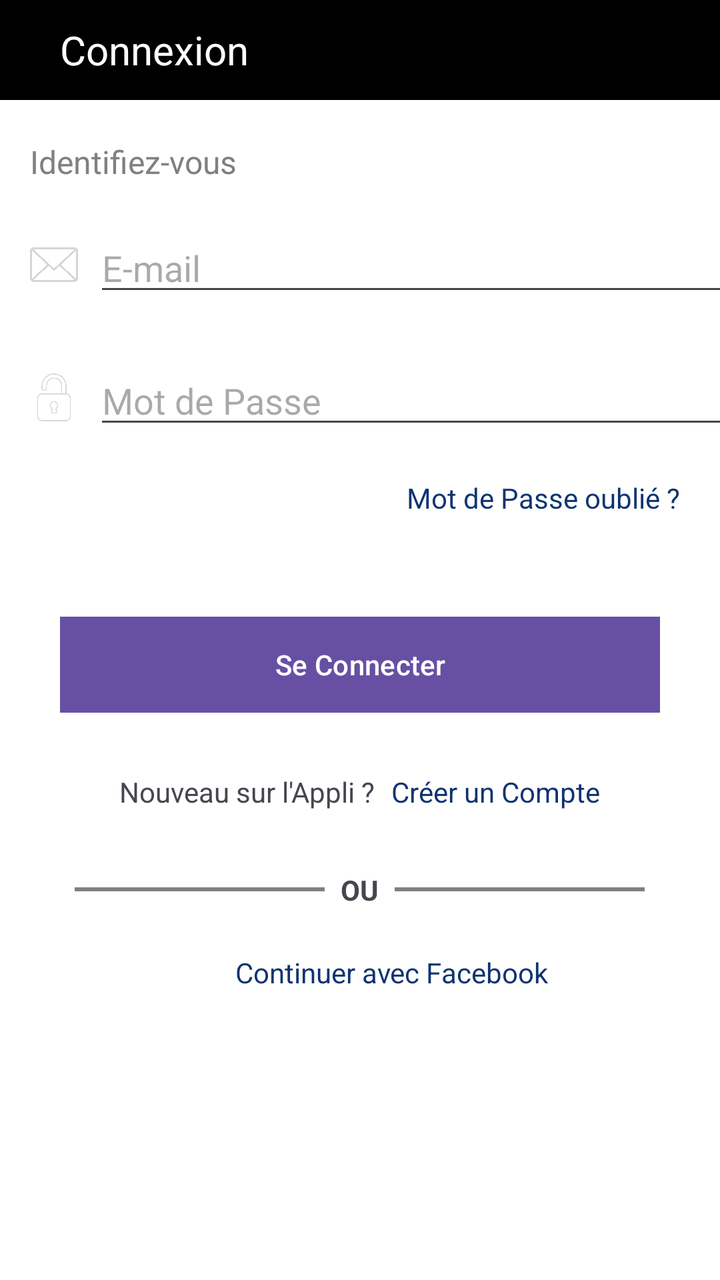
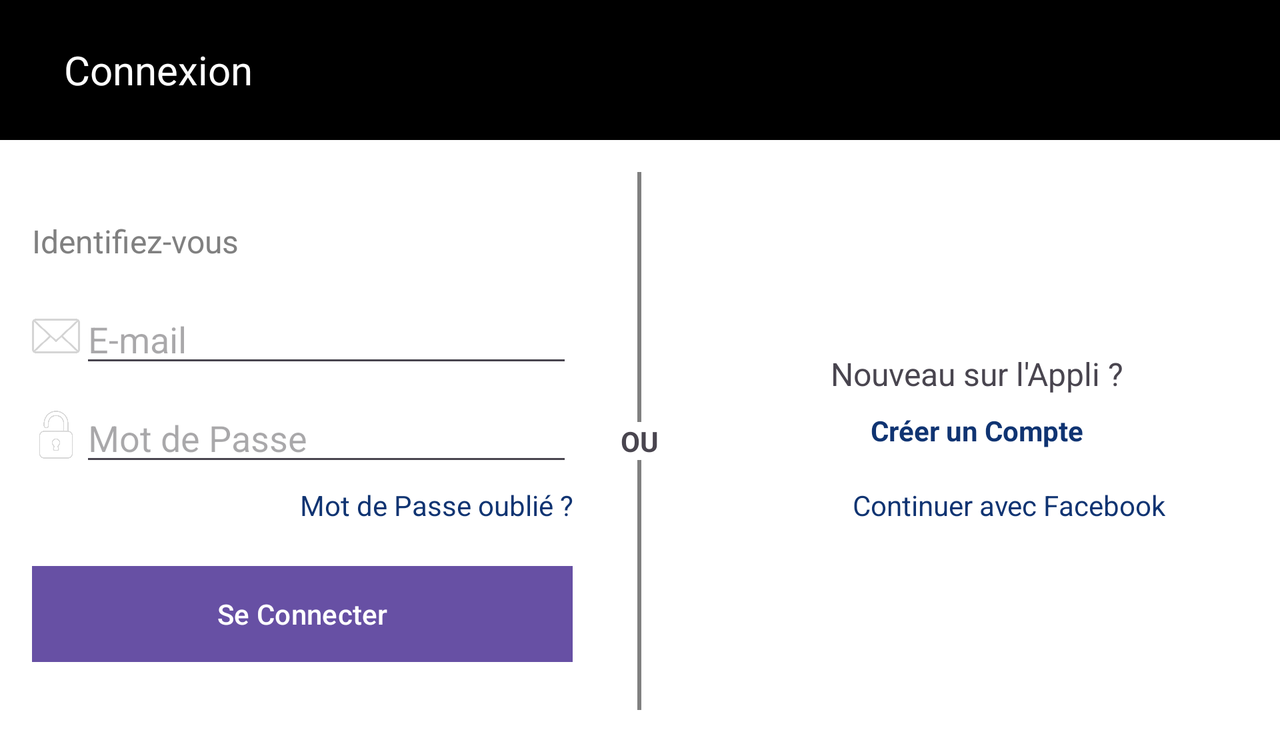

Two renders of one Android screen. The first uses the default layout on a phone; the second uses the alternative layout the repository ships for a different screen configuration, on a matching device. The two XML files are below.
<!-- AndroidManifest.xml: application theme Theme.Power_Home -->
<!-- res/layout/activity_main2.xml -->
<ScrollView
    xmlns:android="http://schemas.android.com/apk/res/android"
    android:id="@+id/signIn"
    android:layout_width="match_parent"
    android:layout_height="match_parent"
    android:background="#FFFFFF">



    <LinearLayout
        android:layout_width="match_parent"
        android:layout_height="wrap_content"
        android:orientation="vertical">

    <LinearLayout
        android:layout_width="match_parent"
        android:layout_height="50dp"
        android:orientation="horizontal"
        android:gravity="left"
        android:background="@color/black">


        <ImageButton
            android:layout_width="wrap_content"
            android:layout_height="wrap_content"
            android:layout_marginLeft="5dp"
            android:layout_marginTop="12dp"
            android:layout_marginRight="25dp"
            android:layout_marginBottom="5dp"
            android:background="@color/black"
            android:onClick="goToPreviousPage"
            android:src="@drawable/fleche">

        </ImageButton>

        <TextView
            android:layout_width="wrap_content"
            android:layout_height="wrap_content"
            android:layout_gravity="center"
            android:text="@string/connectTitle"
            android:layout_marginTop="5dp"
            android:layout_marginBottom="5dp"
            android:textColor="@color/white"
            android:textSize="20dp" />



    </LinearLayout>

        <LinearLayout
            android:layout_width="match_parent"
            android:layout_height="wrap_content"
            android:orientation="horizontal"
            android:gravity="left"
            android:layout_marginTop="20dp"
            >
            <TextView
                android:layout_width="wrap_content"
                android:layout_height="wrap_content"
                android:layout_marginLeft="15dp"
                android:text="@string/signIn"
                android:textColor="#808080"
                android:textSize="16sp" />
        </LinearLayout>

        <LinearLayout
            android:layout_width="match_parent"
            android:layout_height="wrap_content"
            android:layout_marginTop="20dp"
            android:layout_marginBottom="25dp"
            android:orientation="horizontal"
            android:gravity="center_vertical">

            <ImageView
                android:layout_width="24dp"
                android:layout_height="24dp"
                android:layout_marginLeft="15dp"
                android:src="@drawable/ic_email"/>

            <EditText
                android:layout_width="350dp"
                android:layout_height="wrap_content"
                android:id="@+id/emailInput"
                android:layout_marginStart="8dp"
                android:hint="@string/email" />

        </LinearLayout>



        <LinearLayout
            android:layout_width="match_parent"
            android:layout_height="wrap_content"
            android:orientation="horizontal"
            android:gravity="center_vertical">

            <ImageView
                android:layout_width="24dp"
                android:layout_height="24dp"
                android:layout_marginLeft="15dp"
                android:src="@drawable/ic_password"/>
            <EditText
                android:layout_width="350dp"
                android:layout_height="wrap_content"
                android:id="@+id/passwordInput"
                android:layout_marginStart="8dp"
                android:hint="@string/password"
                android:inputType="textPassword" />
        </LinearLayout>

        <LinearLayout
            android:layout_width="match_parent"
            android:layout_height="wrap_content"
            android:gravity="right"
            android:layout_marginTop="20dp"
            android:layout_marginBottom="50dp">
        <TextView
            android:layout_width="wrap_content"
            android:layout_height="wrap_content"
            android:text="@string/forgotMdp"
            android:textColor="#103472"
            android:textSize="14sp"
            android:layout_marginRight="20dp"
            android:layout_gravity="end"
            />
        </LinearLayout>

        <LinearLayout
            android:layout_width="match_parent"
            android:layout_height="wrap_content"
            android:gravity="center">

            <Button
                android:layout_width="300dp"
                android:layout_height="wrap_content"
                android:id="@+id/loginButton"
                android:gravity="center"
                android:background="@drawable/square_button"
                android:backgroundTint="@null"
                android:text="@string/connect" />
        </LinearLayout>
        <LinearLayout
            android:layout_width="match_parent"
            android:layout_height="wrap_content"
            android:orientation="horizontal"
            android:gravity="center"
            android:layout_marginTop="30dp"
            android:layout_marginBottom="10dp">

            <TextView
                android:layout_width="wrap_content"
                android:layout_height="wrap_content"
                android:text="@string/newOnApp"
                android:layout_marginEnd="8dp" />

            <TextView
                android:layout_width="wrap_content"
                android:layout_height="wrap_content"
                android:text="@string/signUp"
                android:textColor="#103472"
                android:onClick="goToSignUp"/>
        </LinearLayout>

        <LinearLayout
            android:layout_width="match_parent"
            android:layout_height="match_parent"
            android:gravity="center"
            android:paddingHorizontal="16dp"
            android:orientation="horizontal"
            android:layout_marginTop="20dp"
            android:layout_marginBottom="20dp">

            
            <View
                android:layout_width="125dp"
                android:layout_height="2dp"
                android:background="#808080" />

            <TextView
                android:layout_width="wrap_content"
                android:layout_height="wrap_content"
                android:text="OU"
                android:textSize="14sp"
                android:textStyle="bold"
                android:paddingHorizontal="8dp"/>

            
            <View
                android:layout_width="125dp"
                android:layout_height="2dp"
                android:background="#808080"
                />
        </LinearLayout>

        <LinearLayout
            android:layout_width="match_parent"
            android:layout_height="wrap_content"
            android:orientation="horizontal"
            android:gravity="center">

            <ImageView
                android:layout_width="24dp"
                android:layout_height="24dp"
                android:src="@drawable/ic_facebook"/>

            <TextView
                android:layout_width="wrap_content"
                android:layout_height="wrap_content"
                android:text="@string/facebookString"
                android:textSize="14sp"
                android:textColor="#103472"
                android:paddingLeft="8dp"
                android:onClick="goToSpinner"/>
        </LinearLayout>


    </LinearLayout>
</ScrollView>
<!-- resources referenced by this layout -->
<resources>
  <color name="black">#000000</color>
  <color name="white">#FFFFFF</color>
  <!-- drawable ic_email: png bitmap (drawable, 19962 bytes) -->
  <!-- drawable ic_password: png bitmap (drawable, 20404 bytes) -->
  <!-- drawable square_button (drawable) -->
  <?xml version="1.0" encoding="utf-8"?>
  <shape xmlns:android="http://schemas.android.com/apk/res/android">
      <solid android:color="#ed8c3d"/> 
      <stroke android:width="2dp" android:color="@color/orange"/> 
      <corners android:radius="0dp"/> 
  </shape>
  <string name="connect">Se Connecter</string>
  <string name="connectTitle">Connexion</string>
  <string name="email">E-mail</string>
  <string name="facebookString">Continuer avec Facebook</string>
  <string name="forgotMdp">Mot de Passe oublié ?</string>
  <string name="newOnApp">Nouveau sur l\'Appli ?</string>
  <string name="password">Mot de Passe</string>
  <string name="signIn">Identifiez-vous</string>
  <string name="signUp">Créer un Compte</string>
  <style name="Theme.Power_Home" parent="Base.Theme.Power_Home" />
  <color name="orange">#ed8c3d</color>
  <style name="Base.Theme.Power_Home" parent="Theme.Material3.DayNight.NoActionBar">
          
          
      </style>
</resources>
<!-- res/layout-land/activity_main2.xml (the repository's variant of the layout above) -->
<!-- drawn on the phone turned sideways -->
<ScrollView
    xmlns:android="http://schemas.android.com/apk/res/android"
    android:layout_width="match_parent"
    android:layout_height="match_parent"
    android:id="@+id/signIn"
    android:fillViewport="true"
    android:background="#FFFFFF">

    <LinearLayout
        android:layout_width="match_parent"
        android:layout_height="match_parent"
        android:orientation="vertical">

        
        <LinearLayout
            android:layout_width="match_parent"
            android:layout_height="70dp"
            android:background="@color/black"
            android:gravity="center_vertical">

            <ImageButton
                android:layout_width="wrap_content"
                android:layout_height="wrap_content"
                android:src="@drawable/fleche"
                android:background="@color/black"
                android:layout_marginLeft="16dp"
                android:onClick="goToPreviousPage"/>

            <TextView
                android:layout_width="wrap_content"
                android:layout_height="wrap_content"
                android:text="@string/connectTitle"
                android:textColor="@color/white"
                android:textSize="20dp"
                android:layout_marginLeft="16dp"/>
        </LinearLayout>

        
        <LinearLayout
            android:layout_width="match_parent"
            android:layout_height="match_parent"
            android:orientation="horizontal"
            android:gravity="center"
            android:padding="16dp">

            
            <LinearLayout
                android:layout_width="0dp"
                android:layout_height="match_parent"
                android:layout_weight="1"
                android:orientation="vertical"
                android:gravity="center_vertical">

                <TextView
                    android:layout_width="wrap_content"
                    android:layout_height="wrap_content"
                    android:paddingBottom="16dp"
                    android:text="@string/signIn"
                    android:textColor="#808080"
                    android:textSize="16sp" />

                
                <LinearLayout
                    android:layout_width="match_parent"
                    android:layout_height="wrap_content"
                    android:orientation="horizontal"
                    android:gravity="center_vertical">

                    <ImageView
                        android:layout_width="24dp"
                        android:layout_height="24dp"
                        android:src="@drawable/ic_email"/>

                    <EditText
                        android:layout_width="match_parent"
                        android:layout_height="wrap_content"
                        android:id="@+id/emailInput"
                        android:hint="@string/email" />
                </LinearLayout>

                
                <LinearLayout
                    android:layout_width="match_parent"
                    android:layout_height="wrap_content"
                    android:orientation="horizontal"
                    android:gravity="center_vertical"
                    android:paddingTop="8dp">

                    <ImageView
                        android:layout_width="24dp"
                        android:layout_height="24dp"
                        android:src="@drawable/ic_password"/>

                    <EditText
                        android:layout_width="match_parent"
                        android:layout_height="wrap_content"
                        android:id="@+id/passwordInput"
                        android:hint="@string/password"
                        android:inputType="textPassword"/>
                </LinearLayout>
                <LinearLayout
                    android:layout_width="match_parent"
                    android:layout_height="wrap_content"
                    android:gravity="right"
                    android:layout_marginBottom="5dp"
                    android:layout_marginTop="5dp">
                <TextView
                    android:layout_width="wrap_content"
                    android:layout_height="wrap_content"
                    android:text="@string/forgotMdp"
                    android:textColor="#103472"
                    android:textSize="14sp"
                    android:gravity="end" />
                </LinearLayout>
                <Button
                    android:layout_width="match_parent"
                    android:layout_height="wrap_content"
                    android:id="@+id/loginButton"
                    android:background="@color/orange"
                    android:text="@string/connect"
                    android:textColor="@android:color/white"
                    android:layout_marginTop="16dp"/>
            </LinearLayout>

            
            <LinearLayout
                android:layout_width="wrap_content"
                android:layout_height="match_parent"
                android:gravity="center"
                android:orientation="vertical"
                android:paddingHorizontal="16dp">

                <View
                    android:layout_width="2dp"
                    android:layout_height="125dp"
                    android:background="#808080"/>

                <TextView
                    android:layout_width="wrap_content"
                    android:layout_height="wrap_content"
                    android:text="OU"
                    android:textSize="14sp"
                    android:textStyle="bold"
                    android:paddingHorizontal="8dp"/>

                <View
                    android:layout_width="2dp"
                    android:layout_height="125dp"
                    android:background="#808080"/>
            </LinearLayout>

            
            <LinearLayout
                android:layout_width="0dp"
                android:layout_height="match_parent"
                android:layout_weight="1"
                android:orientation="vertical"
                android:gravity="center">

                <TextView
                    android:layout_width="wrap_content"
                    android:layout_height="wrap_content"
                    android:text="@string/newOnApp"
                    android:textSize="16sp"
                    android:paddingBottom="8dp"/>

                <TextView
                    android:layout_width="wrap_content"
                    android:layout_height="wrap_content"
                    android:text="@string/signUp"
                    android:textColor="#103472"
                    android:textSize="14sp"
                    android:textStyle="bold"
                    android:onClick="goToSignUp"/>

                
                <LinearLayout
                    android:layout_width="match_parent"
                    android:layout_height="wrap_content"
                    android:orientation="horizontal"
                    android:gravity="center"
                    android:paddingTop="16dp">

                    <ImageView
                        android:layout_width="24dp"
                        android:layout_height="24dp"
                        android:src="@drawable/ic_facebook"/>

                    <TextView
                        android:layout_width="wrap_content"
                        android:layout_height="wrap_content"
                        android:text="@string/facebookString"
                        android:textSize="14sp"
                        android:textColor="#103472"
                        android:paddingLeft="8dp"/>
                </LinearLayout>
            </LinearLayout>

        </LinearLayout>
    </LinearLayout>
</ScrollView>
<!-- resources referenced by the variant -->
<!-- as the phone turned sideways resolves them -->
<resources>
  <color name="black">#000000</color>
  <color name="orange">#ed8c3d</color>
  <color name="white">#FFFFFF</color>
  <!-- drawable ic_email: png bitmap (drawable, 19962 bytes) -->
  <!-- drawable ic_password: png bitmap (drawable, 20404 bytes) -->
  <string name="connect">Se Connecter</string>
  <string name="connectTitle">Connexion</string>
  <string name="email">E-mail</string>
  <string name="facebookString">Continuer avec Facebook</string>
  <string name="forgotMdp">Mot de Passe oublié ?</string>
  <string name="newOnApp">Nouveau sur l\'Appli ?</string>
  <string name="password">Mot de Passe</string>
  <string name="signIn">Identifiez-vous</string>
  <string name="signUp">Créer un Compte</string>
  <style name="Theme.Power_Home" parent="Base.Theme.Power_Home" />
  <style name="Base.Theme.Power_Home" parent="Theme.Material3.DayNight.NoActionBar">
          
          
      </style>
</resources>
